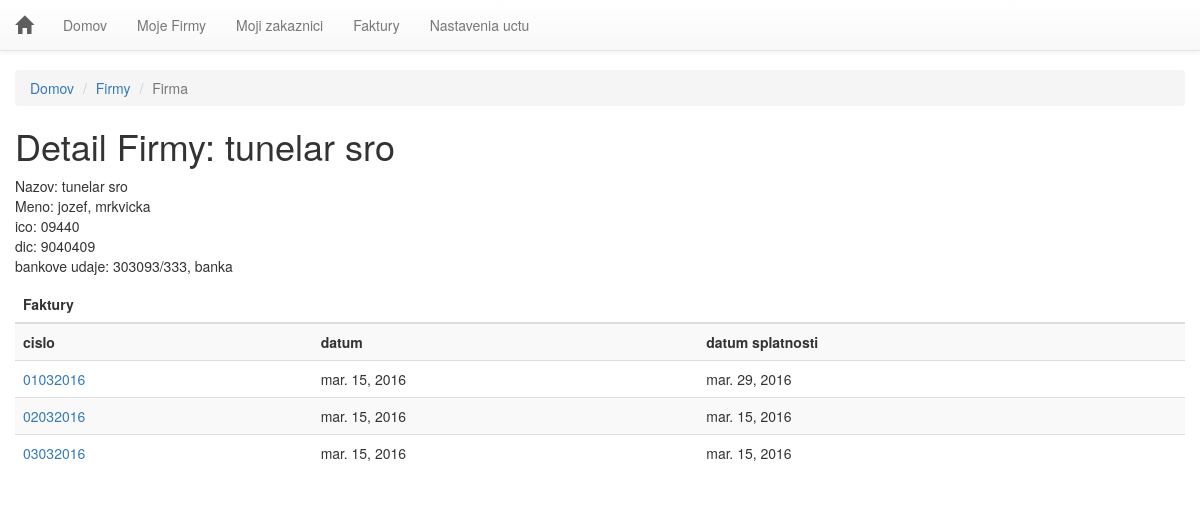
The page /firma/1/ (signed in) on the database as committed earlier.
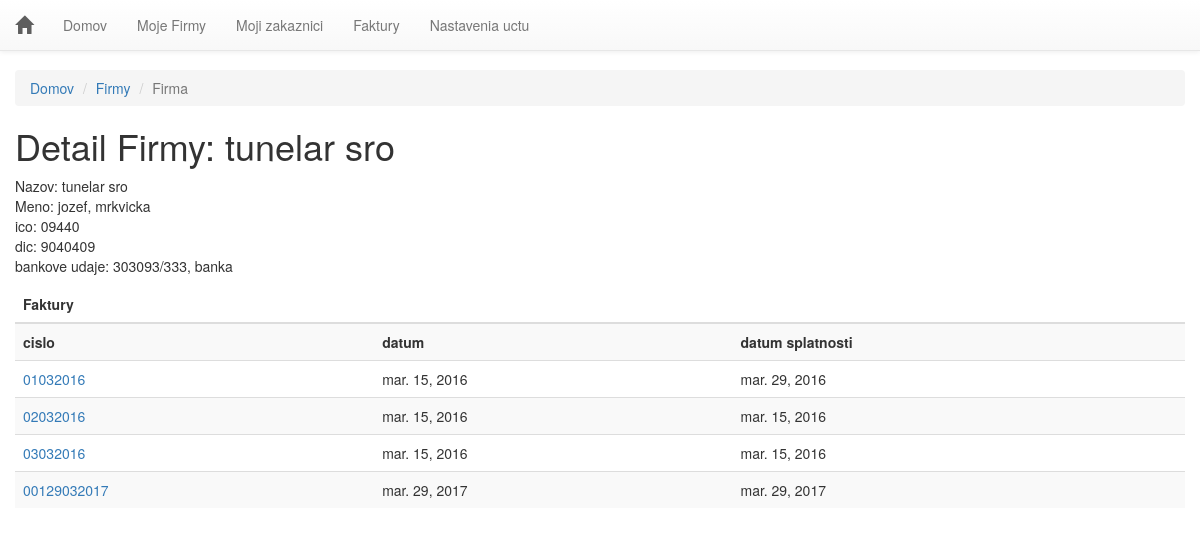
The same page on the database as committed later.
### invoice/models.py (models this page shows, shortened)
class Faktura(models.Model):
	id = models.AutoField(primary_key=True)
	db_uuid = models.UUIDField(unique=True, default=uuid.uuid4, editable=False)
	owner = models.ForeignKey(Login, blank=False)
	creator = models.ForeignKey(Firma, blank=False)
	created_for = models.ForeignKey(Zakaznik, blank=False)
	cislo_faktury = models.CharField(blank=False, max_length=150)
	datum_vystavenia = models.DateField(blank=False)
	datum_splatnosti = models.DateField(blank=False)
	datum_dodania = models.DateField(blank=False)
	konstantny_symbol = models.CharField(blank=False, max_length=150)
	doprava = models.CharField(blank=True, max_length=150)
	komentar = models.TextField(max_length=3000)

### invoice/views.py (the view)
# urls.py: url(r'^firma/(?P<firma_id>\d+)/', views.firma, name='firma'),
@login_required(login_url='/logmein/')
def firma(request, firma_id):
	firma = get_object_or_404(Firma, pk=firma_id)
	zoznam = Faktura.objects.filter(creator=firma.id)
	t = loader.get_template('invoice/firma.html')
	c = Context({'firma': firma, 'zoznam': zoznam})
	return HttpResponse(t.render(c))

### invoice/models.py (called while the page is built)
	def __str__(self):
		return self.nazov

### templates/invoice/firma.html (shortened to what this page needs)
<!DOCTYPE html>
<html>
<head>
{% include "invoice/head.html" %}
</head>
<body>
	{% include "invoice/nav.html" %}
<div class="container-fluid">
<ol class="breadcrumb">
  <li><a href="/">Domov</a></li>
  <li><a href="{% url 'invoice:firmas_all' %}">Firmy</a></li>
  <li class="active">Firma</li>
</ol>
<h1>Detail Firmy: {{firma}}</h1>
        <p>
        Nazov: {{firma.nazov}} <br />
        Meno: {{firma.meno}}, {{firma.priezvisko}}<br />
        ico: {{firma.ico}}<br />
        dic: {{firma.dic}}<br />
        bankove udaje: {{firma.cislo_uctu}}, {{firma.banka}}
        </p>
	{% if zoznam %}
	<div class="table-responsive"><table class="table table-striped table-hover"><thead>
		<tr><th colspan="3">Faktury</th></tr></thead>
	<tbody>
	<tr><th>cislo</th><th>datum</th><th>datum splatnosti</th></tr>
	{% for x in zoznam.all %}
	<tr><td><a href="{% url 'invoice:detail' x.id %}">{{x.cislo_faktury}}</a></td><td>{{x.datum_vystavenia}}</td><td>{{x.datum_splatnosti}}</td></tr>
		{% endfor %}
	{% else %}
	<p>Ziaden zaznam.</p>
{% endif %}
    </tbody>
</table></div>
</div>
</body>
</html>

Rows that differ between the two databases and show on the page:
added Faktura: cislo_faktury "00129032017", datum_vystavenia "mar. 29, 2017", datum_splatnosti "mar. 29, 2017"
